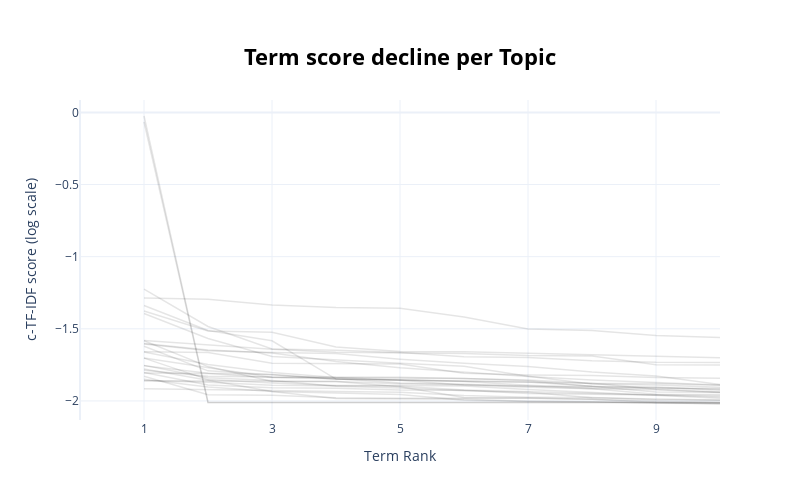

Here is the notebook cell this chart was saved with:
### Code cell
topic_model.visualize_term_rank(log_scale=True)

### Figure 1 — Plotly figure (JSON) as saved in the notebook; plotly's stock layout.template omitted (floating-point values rounded to 4 significant figures)
{"data": [{"hovertext": "<b>Topic -1</b>:oberbürgermeisterin_spd_reker_gibt", "line": {"color": "black", "width": 1.5}, "mode": "lines+lines", "name": "", "opacity": 0.1, "type": "scatter", "x": [1, 2, 3, 4, 5, 6, 7, 8, 9, 10], "y": [-1.849, -1.904, -1.935, -1.945, -1.955, -1.995, -2.004, -2.006, -2.016, -2.018]}, {"hovertext": "<b>Topic 0</b>:rat_oberbürgermeisterin_spd_90_heut", "line": {"color": "black", "width": 1.5}, "mode": "lines+lines", "name": "", "opacity": 0.1, "type": "scatter", "x": [1, 2, 3, 4, 5, 6, 7, 8, 9, 10], "y": [-1.829, -1.957, -1.96, -1.978, -1.981, -1.981, -1.981, -1.988, -2.011, -2.021]}, {"hovertext": "<b>Topic 1</b>:enthaltungen_gegenstimmen_tagesordn", "line": {"color": "black", "width": 1.5}, "mode": "lines+lines", "name": "", "opacity": 0.1, "type": "scatter", "x": [1, 2, 3, 4, 5, 6, 7, 8, 9, 10], "y": [-1.286, -1.295, -1.335, -1.352, -1.358, -1.418, -1.501, -1.512, -1.547, -1.561]}, {"hovertext": "<b>Topic 2</b>:menschen_afd_oberbürgermeisterin_sp", "line": {"color": "black", "width": 1.5}, "mode": "lines+lines", "name": "", "opacity": 0.1, "type": "scatter", "x": [1, 2, 3, 4, 5, 6, 7, 8, 9, 10], "y": [-1.779, -1.857, -1.935, -1.983, -1.987, -1.989, -2.002, -2.007, -2.014, -2.016]}, {"hovertext": "<b>Topic 3</b>:schulen_kinder_schule_eltern_gesamt", "line": {"color": "black", "width": 1.5}, "mode": "lines+lines", "name": "", "opacity": 0.1, "type": "scatter", "x": [1, 2, 3, 4, 5, 6, 7, 8, 9, 10], "y": [-1.601, -1.647, -1.668, -1.727, -1.769, -1.8, -1.831, -1.855, -1.873, -1.889]}, {"hovertext": "<b>Topic 4</b>:fraktion_2021_enthaltungen_gibt_abs", "line": {"color": "black", "width": 1.5}, "mode": "lines+lines", "name": "", "opacity": 0.1, "type": "scatter", "x": [1, 2, 3, 4, 5, 6, 7, 8, 9, 10], "y": [-1.376, -1.515, -1.524, -1.626, -1.657, -1.659, -1.669, -1.68, -1.689, -1.7]}, {"hovertext": "<b>Topic 5</b>:oberbürgermeisterin_liebe_henriette", "line": {"color": "black", "width": 1.5}, "mode": "lines+lines", "name": "", "opacity": 0.1, "type": "scatter", "x": [1, 2, 3, 4, 5, 6, 7, 8, 9, 10], "y": [-1.702, -1.77, -1.836, -1.839, -1.844, -1.845, -1.86, -1.9, -1.939, -1.94]}, {"hovertext": "<b>Topic 6</b>:Sport_________", "line": {"color": "black", "width": 1.5}, "mode": "lines+lines", "name": "", "opacity": 0.1, "type": "scatter", "x": [1, 2, 3, 4, 5, 6, 7, 8, 9, 10], "y": [-0.02486, -2.011, -2.011, -2.011, -2.011, -2.011, -2.011, -2.011, -2.011, -2.011]}, {"hovertext": "<b>Topic 7</b>:uhr_rates_damen_heute_herren_tageso", "line": {"color": "black", "width": 1.5}, "mode": "lines+lines", "name": "", "opacity": 0.1, "type": "scatter", "x": [1, 2, 3, 4, 5, 6, 7, 8, 9, 10], "y": [-1.582, -1.609, -1.641, -1.662, -1.665, -1.671, -1.685, -1.688, -1.748, -1.751]}, {"hovertext": "<b>Topic 8</b>:oberbürgermeisterin_dank_henriette_", "line": {"color": "black", "width": 1.5}, "mode": "lines+lines", "name": "", "opacity": 0.1, "type": "scatter", "x": [1, 2, 3, 4, 5, 6, 7, 8, 9, 10], "y": [-1.803, -1.889, -1.909, -1.911, -1.924, -1.926, -1.948, -1.953, -1.959, -1.972]}, {"hovertext": "<b>Topic 9</b>:spd_90_grünen_oberbürgermeisterin_r", "line": {"color": "black", "width": 1.5}, "mode": "lines+lines", "name": "", "opacity": 0.1, "type": "scatter", "x": [1, 2, 3, 4, 5, 6, 7, 8, 9, 10], "y": [-1.858, -1.871, -1.892, -1.897, -1.898, -1.924, -1.936, -1.952, -1.958, -1.964]}, {"hovertext": "<b>Topic 10</b>:oberbürgermeisterin_afd_henriette_", "line": {"color": "black", "width": 1.5}, "mode": "lines+lines", "name": "", "opacity": 0.1, "type": "scatter", "x": [1, 2, 3, 4, 5, 6, 7, 8, 9, 10], "y": [-1.606, -1.651, -1.663, -1.672, -1.71, -1.739, -1.762, -1.8, -1.827, -1.886]}, {"hovertext": "<b>Topic 11</b>:Bildung_________", "line": {"color": "black", "width": 1.5}, "mode": "lines+lines", "name": "", "opacity": 0.1, "type": "scatter", "x": [1, 2, 3, 4, 5, 6, 7, 8, 9, 10], "y": [-0.06519, -2.011, -2.011, -2.011, -2.011, -2.011, -2.011, -2.011, -2.011, -2.011]}, {"hovertext": "<b>Topic 12</b>:linken_rheinenergie_oberbürgermeis", "line": {"color": "black", "width": 1.5}, "mode": "lines+lines", "name": "", "opacity": 0.1, "type": "scatter", "x": [1, 2, 3, 4, 5, 6, 7, 8, 9, 10], "y": [-1.754, -1.839, -1.858, -1.899, -1.911, -1.929, -1.939, -1.977, -1.987, -1.994]}, {"hovertext": "<b>Topic 13</b>:geehrte_damen_liebe_ukraine_fdp_ob", "line": {"color": "black", "width": 1.5}, "mode": "lines+lines", "name": "", "opacity": 0.1, "type": "scatter", "x": [1, 2, 3, 4, 5, 6, 7, 8, 9, 10], "y": [-1.703, -1.852, -1.877, -1.893, -1.894, -1.897, -1.921, -1.941, -1.959, -1.981]}, {"hovertext": "<b>Topic 14</b>:grünen_oberbürgermeisterin_gesagt_", "line": {"color": "black", "width": 1.5}, "mode": "lines+lines", "name": "", "opacity": 0.1, "type": "scatter", "x": [1, 2, 3, 4, 5, 6, 7, 8, 9, 10], "y": [-1.86, -1.862, -1.863, -1.865, -1.881, -1.89, -1.897, -1.915, -1.923, -1.941]}, {"hovertext": "<b>Topic 15</b>:klimaschutz_2035_müssen_klima_klim", "line": {"color": "black", "width": 1.5}, "mode": "lines+lines", "name": "", "opacity": 0.1, "type": "scatter", "x": [1, 2, 3, 4, 5, 6, 7, 8, 9, 10], "y": [-1.661, -1.747, -1.803, -1.837, -1.857, -1.89, -1.904, -1.915, -1.953, -1.955]}, {"hovertext": "<b>Topic 16</b>:corona_verwaltung_gen_dank_vielen_", "line": {"color": "black", "width": 1.5}, "mode": "lines+lines", "name": "", "opacity": 0.1, "type": "scatter", "x": [1, 2, 3, 4, 5, 6, 7, 8, 9, 10], "y": [-1.583, -1.762, -1.866, -1.866, -1.902, -1.976, -1.98, -1.988, -2.002, -2.011]}, {"hovertext": "<b>Topic 17</b>:oberbürgermeisterin_spd_fdp_reker_", "line": {"color": "black", "width": 1.5}, "mode": "lines+lines", "name": "", "opacity": 0.1, "type": "scatter", "x": [1, 2, 3, 4, 5, 6, 7, 8, 9, 10], "y": [-1.806, -1.81, -1.838, -1.846, -1.876, -1.884, -1.898, -1.901, -1.91, -1.919]}, {"hovertext": "<b>Topic 18</b>:euro_millionen_haushalt_zahlen_202", "line": {"color": "black", "width": 1.5}, "mode": "lines+lines", "name": "", "opacity": 0.1, "type": "scatter", "x": [1, 2, 3, 4, 5, 6, 7, 8, 9, 10], "y": [-1.339, -1.511, -1.583, -1.848, -1.855, -1.865, -1.869, -1.897, -1.904, -1.927]}, {"hovertext": "<b>Topic 19</b>:tagesordnung_gibt_oberbürgermeiste", "line": {"color": "black", "width": 1.5}, "mode": "lines+lines", "name": "", "opacity": 0.1, "type": "scatter", "x": [1, 2, 3, 4, 5, 6, 7, 8, 9, 10], "y": [-1.224, -1.484, -1.639, -1.649, -1.664, -1.694, -1.699, -1.722, -1.733, -1.733]}, {"hovertext": "<b>Topic 20</b>:haus_müssen_sagen_spd_be_chen_lieb", "line": {"color": "black", "width": 1.5}, "mode": "lines+lines", "name": "", "opacity": 0.1, "type": "scatter", "x": [1, 2, 3, 4, 5, 6, 7, 8, 9, 10], "y": [-1.916, -1.919, -1.927, -1.935, -1.94, -1.962, -1.974, -1.976, -1.991, -1.995]}, {"hovertext": "<b>Topic 21</b>:gastronomie_gastronomen_außengastr", "line": {"color": "black", "width": 1.5}, "mode": "lines+lines", "name": "", "opacity": 0.1, "type": "scatter", "x": [1, 2, 3, 4, 5, 6, 7, 8, 9, 10], "y": [-1.394, -1.567, -1.691, -1.718, -1.739, -1.759, -1.828, -1.882, -1.89, -1.904]}, {"hovertext": "<b>Topic 22</b>:pv_klimaschutz_klima_energie_ausba", "line": {"color": "black", "width": 1.5}, "mode": "lines+lines", "name": "", "opacity": 0.1, "type": "scatter", "x": [1, 2, 3, 4, 5, 6, 7, 8, 9, 10], "y": [-1.621, -1.792, -1.818, -1.847, -1.857, -1.861, -1.87, -1.878, -1.92, -1.938]}, {"hovertext": "<b>Topic 23</b>:verfahren_weisenstein_linken_linke", "line": {"color": "black", "width": 1.5}, "mode": "lines+lines", "name": "", "opacity": 0.1, "type": "scatter", "x": [1, 2, 3, 4, 5, 6, 7, 8, 9, 10], "y": [-1.756, -1.809, -1.816, -1.849, -1.853, -1.866, -1.892, -1.908, -1.91, -1.914]}, {"hovertext": "<b>Topic 24</b>:fraktionen_2020_stimmen_mitglieder", "line": {"color": "black", "width": 1.5}, "mode": "lines+lines", "name": "", "opacity": 0.1, "type": "scatter", "x": [1, 2, 3, 4, 5, 6, 7, 8, 9, 10], "y": [-1.659, -1.665, -1.74, -1.741, -1.744, -1.808, -1.82, -1.823, -1.838, -1.843]}, {"hovertext": "<b>Topic 25</b>:ganz_müll_menschen_90_vielen_bündn", "line": {"color": "black", "width": 1.5}, "mode": "lines+lines", "name": "", "opacity": 0.1, "type": "scatter", "x": [1, 2, 3, 4, 5, 6, 7, 8, 9, 10], "y": [-1.787, -1.828, -1.835, -1.835, -1.836, -1.844, -1.856, -1.878, -1.879, -1.891]}], "layout": {"height": 500, "hoverlabel": {"bgcolor": "white", "font": {"family": "Rockwell", "size": 16}}, "showlegend": false, "title": {"font": {"color": "Black", "size": 22}, "text": "<b>Term score decline per Topic</b>", "x": 0.5, "xanchor": "center", "y": 0.9, "yanchor": "top"}, "width": 800, "xaxis": {"dtick": 2, "range": [0, 10], "tick0": 1, "title": {"text": "Term Rank"}}, "yaxis": {"title": {"text": "c-TF-IDF score (log scale)"}}}}
